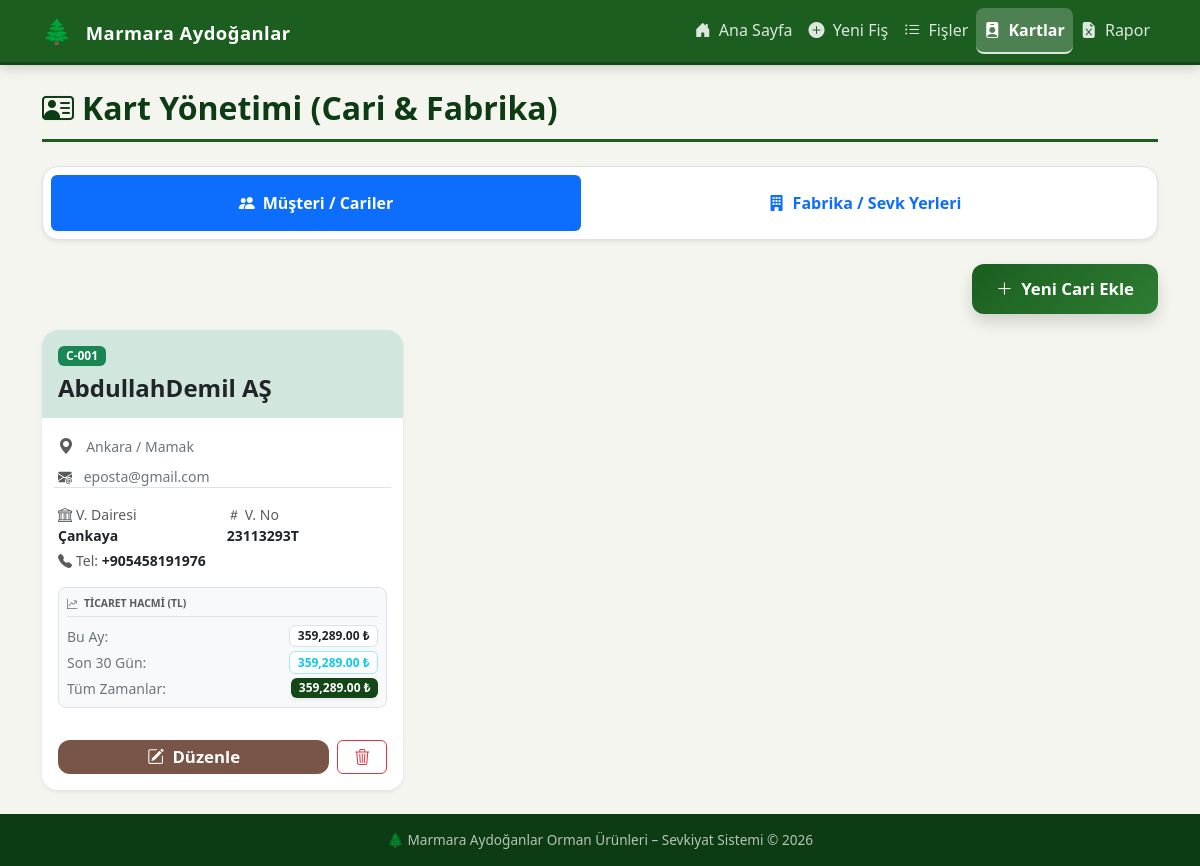
Page /kartlar on the committed database.
### app.py (models this page shows, shortened)
class Cari(db.Model):
    __tablename__ = "cari"
    firma_kodu = db.Column(db.String(20), primary_key=True)
    firma_adi = db.Column(db.String(200), unique=True, nullable=False)
    vergi_dairesi = db.Column(db.String(100))
    vergi_numarasi = db.Column(db.String(50))
    firma_adres = db.Column(db.Text)
    e_posta = db.Column(db.String(100))
    telefon_no = db.Column(db.String(20))

### app.py (the view)
@app.route("/kartlar")
def kartlar():
    now = istanbul_simdi()
    bu_ay_baslangic = now.replace(day=1, hour=0, minute=0, second=0, microsecond=0)
    son_30_gun_baslangic = (now - timedelta(days=30)).replace(hour=0, minute=0, second=0, microsecond=0)
    def hacim_hesapla(firma_adi, tip='cari'):
        sorgu_base = db.session.query(db.func.sum(FisDetayi.toplam_tutar)).join(Fis)
        if tip == 'cari':
            sorgu_base = sorgu_base.filter(Fis.sevk_eden_cari == firma_adi)
        else:
            sorgu_base = sorgu_base.filter(Fis.sevk_yeri_fabrika == firma_adi)
        tum_zamanlar = sorgu_base.scalar() or 0.0
        bu_ay = sorgu_base.filter(Fis.tarih >= bu_ay_baslangic.date()).scalar() or 0.0
        son_30 = sorgu_base.filter(Fis.tarih >= son_30_gun_baslangic.date()).scalar() or 0.0
        return {
            'tum': round(tum_zamanlar, 2),
            'bu_ay': round(bu_ay, 2),
            'son_30': round(son_30, 2)
        }
    cariler = Cari.query.order_by(Cari.firma_kodu).all()
    cariler_data = []
    for c in cariler:
        c.hacim = hacim_hesapla(c.firma_adi, 'cari')
        cariler_data.append(c)
    fabrikalar = Fabrika.query.order_by(Fabrika.firma_kodu).all()
    fabrikalar_data = []
    for f in fabrikalar:
        f.hacim = hacim_hesapla(f.firma_adi, 'fabrika')
        fabrikalar_data.append(f)
    return render_template("kartlar.html", cariler=cariler_data, fabrikalar=fabrikalar_data)

### app.py (called while the page is built)
def istanbul_simdi():
    return datetime.now(pytz.timezone('Europe/Istanbul'))

### templates/kartlar.html (shortened to what this page needs)
{% extends "base.html" %}
{% block content %}
<div class="page-header d-flex justify-content-between align-items-center flex-wrap gap-2">
    <h2><i class="bi bi-person-vcard me-2"></i>Kart Yönetimi (Cari & Fabrika)</h2>
</div>
<ul class="nav nav-pills nav-fill mb-4 bg-white p-2 rounded-4 shadow-sm border" id="kartTabs" role="tablist">
    <li class="nav-item" role="presentation">
        <button class="nav-link active fw-bold py-3" id="cari-tab" data-bs-toggle="tab" data-bs-target="#cari-pane" type="button" role="tab">
            <i class="bi bi-people-fill me-2"></i>Müşteri / Cariler
        </button>
    </li>
    <li class="nav-item" role="presentation">
        <button class="nav-link fw-bold py-3" id="fabrika-tab" data-bs-toggle="tab" data-bs-target="#fabrika-pane" type="button" role="tab">
            <i class="bi bi-building-fill me-2"></i>Fabrika / Sevk Yerleri
        </button>
    </li>
</ul>
<div class="tab-content" id="kartTabsContent">
    <div class="tab-pane fade show active" id="cari-pane" role="tabpanel" aria-labelledby="cari-tab">
        <div class="d-flex justify-content-end mb-3">
            <button class="btn btn-ma-primary btn-lg px-4 shadow" data-bs-toggle="modal" data-bs-target="#ekleCariModal">
                <i class="bi bi-plus-lg me-1"></i> Yeni Cari Ekle
            </button>
        </div>
        <div class="row g-3">
            {% for c in cariler %}
            <div class="col-12 col-md-6 col-lg-4">
                <div class="card h-100 border-0 shadow-sm rounded-4 overflow-hidden position-relative">
                    <div class="card-header bg-success-subtle border-0 py-3">
                        <div class="d-flex justify-content-between align-items-center">
                            <span class="badge bg-success text-white px-2 py-1">{{ c.firma_kodu }}</span>
                        </div>
                        <h4 class="fw-bold mt-2 mb-0 text-dark">{{ c.firma_adi }}</h4>
                    </div>
                    <div class="card-body">
                        <div class="mb-2">
                            <i class="bi bi-geo-alt-fill text-muted me-2"></i>
                            <span class="text-secondary small">{{ c.firma_adres or 'Adres girilmemiş' }}</span>
                        </div>
                        <div class="mb-2 small">
                            <i class="bi bi-envelope-at-fill text-muted me-2"></i>
                            <span class="text-secondary">{{ c.e_posta or '-' }}</span>
                        </div>
                        <div class="row g-2 small border-top pt-2">
                            <div class="col-6">
                                <div class="text-muted"><i class="bi bi-bank me-1"></i>V. Dairesi</div>
                                <div class="fw-bold text-dark">{{ c.vergi_dairesi or '-' }}</div>
                            </div>
                            <div class="col-6">
                                <div class="text-muted"><i class="bi bi-hash me-1"></i>V. No</div>
                                <div class="fw-bold text-dark">{{ c.vergi_numarasi or '-' }}</div>
                            </div>
                            <div class="col-12 mt-1">
                                <div class="text-muted"><i class="bi bi-telephone-fill me-1"></i>Tel: <span class="fw-bold text-dark">{{ c.telefon_no or '-' }}</span></div>
                            </div>
                        </div>
                        <div class="mt-3 p-2 rounded-3 bg-light border">
                            <div class="text-uppercase x-small fw-bolder text-muted mb-2 border-bottom pb-1" style="font-size: 0.65rem;">
                                <i class="bi bi-graph-up-arrow me-1"></i> Ticaret Hacmi (TL)
                            </div>
                            <div class="d-flex justify-content-between align-items-center mb-1">
                                <span class="small text-secondary">Bu Ay:</span>
                                <span class="badge bg-white text-dark border fw-bold">{{ "{:,.2f}".format(c.hacim.bu_ay) }} ₺</span>
                            </div>
                            <div class="d-flex justify-content-between align-items-center mb-1">
                                <span class="small text-secondary">Son 30 Gün:</span>
                                <span class="badge bg-white text-info border border-info-subtle fw-bold">{{ "{:,.2f}".format(c.hacim.son_30) }} ₺</span>
                            </div>
                            <div class="d-flex justify-content-between align-items-center">
                                <span class="small text-secondary">Tüm Zamanlar:</span>
                                <span class="badge fw-bold text-white shadow-sm" style="background-color: #144618;">{{ "{:,.2f}".format(c.hacim.tum) }} ₺</span>
                            </div>
                        </div>
                    </div>
                    <div class="card-footer bg-white border-0 p-3 d-flex gap-2">
                        <button class="btn btn-ma-accent flex-grow-1 py-1"
                                data-bs-toggle="modal"
                                data-bs-target="#duzenleModal"
                                data-tur="cari"
                                data-kod="{{ c.firma_kodu }}"
                                data-ad="{{ c.firma_adi }}"
                                data-vd="{{ c.vergi_dairesi }}"
                                data-vn="{{ c.vergi_numarasi }}"
                                data-adr="{{ c.firma_adres }}"
                                data-ep="{{ c.e_posta }}"
                                data-tel="{{ c.telefon_no }}">
                            <i class="bi bi-pencil-square me-1"></i> Düzenle
                        </button>
                        <button class="btn btn-outline-danger py-1 px-3"
                                data-bs-toggle="modal"
                                data-bs-target="#silModal"
                                data-tur="cari"
                                data-kod="{{ c.firma_kodu }}"
                                data-ad="{{ c.firma_adi }}">
                            <i class="bi bi-trash3"></i>
                        </button>
                    </div>
                </div>
            </div>
            {% else %}
            <div class="col-12 text-center py-5">
                <div class="display-1 text-muted opacity-25 mb-3">📂</div>
                <h4 class="text-muted">Henüz kayıtlı cari bulunmuyor.</h4>
            </div>
            {% endfor %}
        </div>
    </div>
</div>
{% endblock %}

### static/style.css (style rules this page uses)
:root { --ma-primary: #1b5e20; --ma-primary-light: #2e7d32; --ma-primary-dark: #0d3b13; --ma-accent: #795548; --ma-accent-light: #a1887f; --ma-bg: #f5f5f0; --ma-card-bg: #ffffff; --ma-text: #263238; --ma-text-muted: #607d8b; --ma-border: #e0e0e0; --ma-success: #2e7d32; --ma-danger: #c62828; --ma-warning: #f57f17; --ma-gradient: linear-gradient(135deg, var(--ma-primary) 0%, var(--ma-primary-light) 100%); --ma-gradient: linear-gradient(135deg, #1b5e20 0%, #2e7d32 100%); --ma-shadow-sm: 0 2px 8px rgba(0,0,0,0.05); --ma-shadow-md: 0 4px 20px rgba(0,0,0,0.08); --ma-shadow-lg: 0 10px 30px rgba(27, 94, 32, 0.15); --ma-transition: all 0.3s cubic-bezier(0.4, 0, 0.2, 1); }
* { box-sizing: border-box; }
body { font-family: 'Segoe UI', Tahoma, Geneva, Verdana, sans-serif; background-color: var(--ma-bg); color: var(--ma-text); min-height: 100vh; }
.page-header { margin-bottom: 1.5rem; padding-bottom: 0.75rem; border-bottom: 3px solid var(--ma-primary); }
.page-header h2 { font-weight: 700; color: var(--ma-primary-dark); margin-bottom: 0; }
.btn-ma-primary { background: var(--ma-gradient); color: #fff; border: none; border-radius: 12px; font-weight: 600; padding: 0.75rem 1.5rem; font-size: 1.05rem; transition: all 0.22s ease; box-shadow: 0 4px 15px rgba(27, 94, 32, 0.25); }
.btn-ma-accent { background: var(--ma-accent); color: #fff; border: none; border-radius: 12px; font-weight: 600; padding: 0.75rem 1.5rem; font-size: 1.05rem; transition: all 0.2s ease; }

### rows in the picture
Cari: firma_kodu "C-001", firma_adi "AbdullahDemil AŞ", firma_adres "Ankara / Mamak", e_posta "eposta@gmail.com", vergi_dairesi "Çankaya", vergi_numarasi "23113293T", telefon_no "+905458191976", hacim.bu_ay "359,289.00", hacim.son_30 "359,289.00", hacim.tum "359,289.00"
